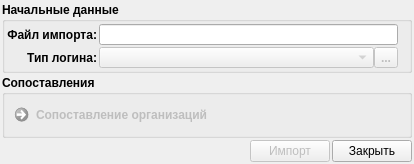
<?xml version="1.0" encoding="UTF-8"?>
<ui version="4.0">
 <class>UserImport</class>
 <widget class="QDialog" name="UserImport">
  <property name="geometry">
   <rect>
    <x>0</x>
    <y>0</y>
    <width>414</width>
    <height>163</height>
   </rect>
  </property>
  <property name="windowTitle">
   <string>Импорт пользователей</string>
  </property>
  <property name="windowIcon">
   <iconset resource="../icons.qrc">
    <normaloff>:/48x48/import/ico/import_users_48х48.png</normaloff>:/48x48/import/ico/import_users_48х48.png</iconset>
  </property>
  <layout class="QVBoxLayout" name="verticalLayout">
   <property name="spacing">
    <number>2</number>
   </property>
   <property name="margin">
    <number>2</number>
   </property>
   <item>
    <widget class="QGroupBox" name="groupBox">
     <property name="font">
      <font>
       <weight>75</weight>
       <bold>true</bold>
      </font>
     </property>
     <property name="title">
      <string>Начальные данные</string>
     </property>
     <layout class="QGridLayout" name="gridLayout">
      <property name="margin">
       <number>2</number>
      </property>
      <property name="spacing">
       <number>2</number>
      </property>
      <item row="0" column="0">
       <widget class="QLabel" name="label">
        <property name="font">
         <font>
          <weight>75</weight>
          <bold>true</bold>
         </font>
        </property>
        <property name="text">
         <string>Файл импорта:</string>
        </property>
        <property name="alignment">
         <set>Qt::AlignRight|Qt::AlignTrailing|Qt::AlignVCenter</set>
        </property>
       </widget>
      </item>
      <item row="0" column="1">
       <widget class="LineEditTwoButton" name="fileForImport">
        <property name="font">
         <font>
          <weight>75</weight>
          <bold>true</bold>
         </font>
        </property>
        <property name="readOnly">
         <bool>true</bool>
        </property>
       </widget>
      </item>
      <item row="0" column="2">
       <widget class="QLabel" name="importFileStatus">
        <property name="text">
         <string/>
        </property>
        <property name="pixmap">
         <pixmap resource="../icons.qrc">:/16x16/cancelDel/ico/button_cancel_16x16 (1).png</pixmap>
        </property>
       </widget>
      </item>
      <item row="1" column="0">
       <widget class="QLabel" name="label_3">
        <property name="font">
         <font>
          <weight>75</weight>
          <bold>true</bold>
         </font>
        </property>
        <property name="text">
         <string>Тип логина:</string>
        </property>
        <property name="alignment">
         <set>Qt::AlignRight|Qt::AlignTrailing|Qt::AlignVCenter</set>
        </property>
       </widget>
      </item>
      <item row="1" column="1">
       <layout class="QHBoxLayout" name="horizontalLayout_2">
        <property name="spacing">
         <number>0</number>
        </property>
        <item>
         <widget class="QComboBox" name="loginType">
          <property name="enabled">
           <bool>false</bool>
          </property>
         </widget>
        </item>
        <item>
         <widget class="QToolButton" name="buttonLoginTypeEdit">
          <property name="enabled">
           <bool>false</bool>
          </property>
          <property name="text">
           <string>...</string>
          </property>
          <property name="icon">
           <iconset resource="../icons.qrc">
            <normaloff>:/16x16/book/ico/book_open_16x16.png</normaloff>:/16x16/book/ico/book_open_16x16.png</iconset>
          </property>
         </widget>
        </item>
       </layout>
      </item>
      <item row="1" column="2">
       <widget class="QLabel" name="loginTypeStatus">
        <property name="text">
         <string/>
        </property>
        <property name="pixmap">
         <pixmap resource="../icons.qrc">:/16x16/cancelDel/ico/button_cancel_16x16 (1).png</pixmap>
        </property>
       </widget>
      </item>
     </layout>
    </widget>
   </item>
   <item>
    <widget class="QGroupBox" name="groupBox_2">
     <property name="font">
      <font>
       <weight>75</weight>
       <bold>true</bold>
      </font>
     </property>
     <property name="title">
      <string>Сопоставления</string>
     </property>
     <layout class="QVBoxLayout" name="verticalLayout_3">
      <property name="spacing">
       <number>2</number>
      </property>
      <property name="margin">
       <number>2</number>
      </property>
      <item>
       <widget class="QCommandLinkButton" name="buttonComparisonOrganization">
        <property name="enabled">
         <bool>false</bool>
        </property>
        <property name="text">
         <string>Сопоставление организаций</string>
        </property>
        <property name="icon">
         <iconset resource="../icons.qrc">
          <normaloff>:/16x16/cancelDel/ico/button_cancel_16x16.png</normaloff>:/16x16/cancelDel/ico/button_cancel_16x16.png</iconset>
        </property>
       </widget>
      </item>
     </layout>
    </widget>
   </item>
   <item>
    <spacer name="verticalSpacer">
     <property name="orientation">
      <enum>Qt::Vertical</enum>
     </property>
     <property name="sizeHint" stdset="0">
      <size>
       <width>20</width>
       <height>8</height>
      </size>
     </property>
    </spacer>
   </item>
   <item>
    <layout class="QHBoxLayout" name="horizontalLayout">
     <property name="spacing">
      <number>2</number>
     </property>
     <item>
      <spacer name="horizontalSpacer">
       <property name="orientation">
        <enum>Qt::Horizontal</enum>
       </property>
       <property name="sizeHint" stdset="0">
        <size>
         <width>40</width>
         <height>20</height>
        </size>
       </property>
      </spacer>
     </item>
     <item>
      <widget class="QPushButton" name="buttonImport">
       <property name="enabled">
        <bool>false</bool>
       </property>
       <property name="font">
        <font>
         <weight>50</weight>
         <bold>false</bold>
        </font>
       </property>
       <property name="text">
        <string>Импорт</string>
       </property>
       <property name="icon">
        <iconset resource="../icons.qrc">
         <normaloff>:/32x32/import/ico/import_32x32.png</normaloff>:/32x32/import/ico/import_32x32.png</iconset>
       </property>
      </widget>
     </item>
     <item>
      <widget class="QPushButton" name="buttonClose">
       <property name="font">
        <font>
         <weight>50</weight>
         <bold>false</bold>
        </font>
       </property>
       <property name="text">
        <string>Закрыть</string>
       </property>
       <property name="icon">
        <iconset resource="../icons.qrc">
         <normaloff>:/16x16/cancelDel/ico/button_cancel_16x16 (1).png</normaloff>:/16x16/cancelDel/ico/button_cancel_16x16 (1).png</iconset>
       </property>
      </widget>
     </item>
    </layout>
   </item>
  </layout>
 </widget>
 <customwidgets>
  <customwidget>
   <class>LineEditTwoButton</class>
   <extends>QLineEdit</extends>
   <header>plugins/lineedittwobutton/lineedittwobutton.h</header>
  </customwidget>
 </customwidgets>
 <resources>
  <include location="../icons.qrc"/>
 </resources>
 <connections/>
</ui>
